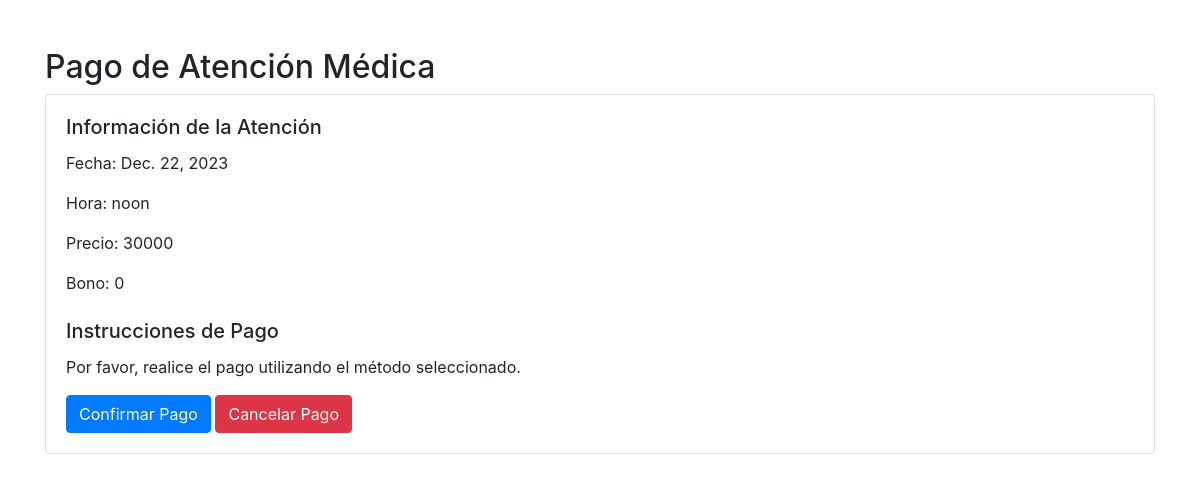
The app's page /centroMedicoApp/pago/13/ with its own data.
### centroMedicoApp/models.py (models this page shows, shortened)
class Atencion(models.Model):
    id_ate = models.AutoField(primary_key=True)
    fecha_ate = models.DateField(default=timezone.now)
    hora_ate = models.TimeField(default=0)
    precio_ate = models.DecimalField(max_digits=20, decimal_places=0)
    bono_ate = models.CharField(max_length=20, default=0)
    rut_cli = models.ForeignKey(Paciente, on_delete=models.CASCADE)
    rut_med = models.ForeignKey(Medico, on_delete=models.CASCADE, related_name='atenciones')
    id_boleta = models.ForeignKey(Boleta, on_delete=models.CASCADE)
    id_esp = models.ForeignKey(Especialidad, on_delete=models.CASCADE)
    disponible_ate = models.BooleanField(default=True)
    class Meta:
        unique_together = [('id_ate', 'id_esp')]

### centroMedicoApp/views.py (the view)
# urls.py: path('pago/<int:id_ate>/', views.web_pago, name="web_pago"),
def web_pago(request, id_ate):
    atencion = Atencion.objects.get(id_ate=id_ate)
    context = {
        'atencion': atencion
    }
    return render(request, 'pages/pago.html', context)

### centroMedicoApp/templates/pages/pago.html (shortened to what this page needs)
<!DOCTYPE html>
<html lang="en">
<head>
    <link rel="stylesheet" href="https://maxcdn.bootstrapcdn.com/bootstrap/4.0.0/css/bootstrap.min.css">
</head>
<body>
    <div class="container mt-5">
        <h2>Pago de Atención Médica</h2>
        <div class="card">
            <div class="card-body">
                <h5 class="card-title">Información de la Atención</h5>
                <p class="card-text">Fecha: {{ atencion.fecha_ate }}</p>
                <p class="card-text">Hora: {{ atencion.hora_ate }}</p>
                <p class="card-text">Precio: {{ atencion.precio_ate }}</p>
                <p class="card-text">Bono: {{ atencion.bono_ate }}</p>
                <h5 class="card-title mt-4">Instrucciones de Pago</h5>
                <p class="card-text">Por favor, realice el pago utilizando el método seleccionado.</p>
                <button id="btn-confirmar" class="btn btn-primary">Confirmar Pago</button>
                <button id="btn-cancelar" class="btn btn-danger">Cancelar Pago</button>
            </div>
        </div>
    </div>
</body>
</html>

### records on screen
Atencion: fecha_ate "Dec. 22, 2023", hora_ate "noon", precio_ate "30000", bono_ate "0"
